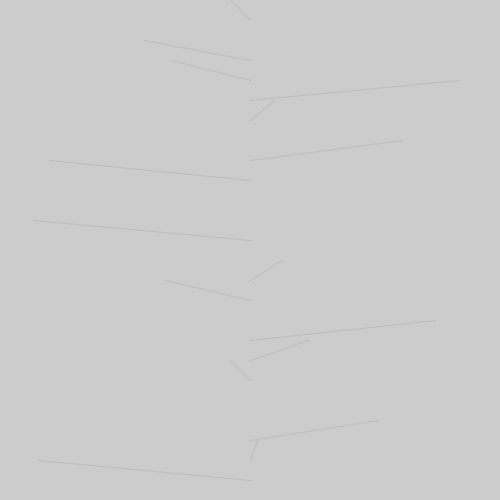
Frame 1 (no input)
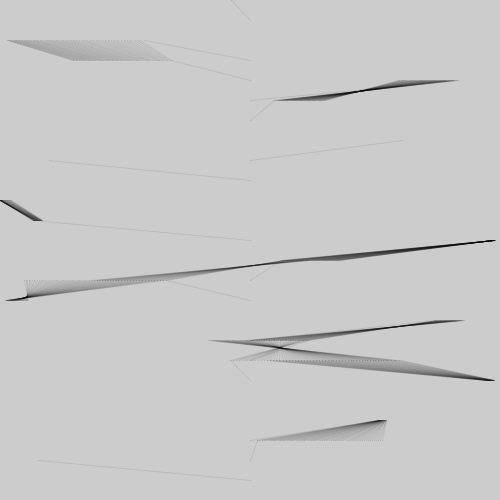
Frame 60 (the mouse pressed at the canvas centre just before this capture)
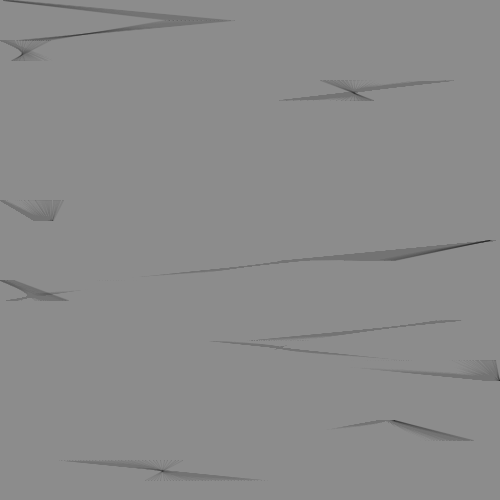
Frame 120 (the mouse held since frame 60 and released just before this capture)

The Processing sketch that drew these frames (run headless with seeded random() and noise(); from frame 60 on, the mouse is pressed at the canvas centre):

// Processing sketch: processing_151570
// ── processing_151570.pde

/*
 * Creative Coding
 * Week 3, 03 - using sin(), cos(), dist() to make a dynamic pattern 
 * by Indae Hwang and Jon McCormack
 * Copyright (c) 2014 Monash University
 *
 * This program allows you to change background color.
 * Press and hold the left mouse button to change color.
 * Use presentation mode( sketch menu > Present or press the shift-comand-r keys together)
 * Press "esc" key to stop running the sktech
 * experiment with changing the value of num and distanceMargin in setup
 */

int     num;     // the number of items in the array
float[] x;       // x-position of point
float[] y;       // y-position
float[] speed;   // speed 
float[] phase;   // phase
int count;

int distanceMargin;
float rowHeight;

// background colour
float red;
float green;
float blue;


void setup() {

  //Fullscreen: to make fullscreen run this sketch with presentation mode ( sketch menu > Present )
  //size(displayWidth, displayHeight);

  //Not fullscreen: fixed window 
   size(500, 500);
   count = 0;


  // change each value below for different visual
  num = 25;
  distanceMargin = 200;

  rowHeight = height/(num-1); // height of each row
  println("rowHeight is:  ", rowHeight);

  // allocate size of arrays
  x = new float[num];
  y = new float[num];
  speed = new float[num];
  phase = new float[num]; 
  


  //setup an initial value for each item in the array
  for (int i=0; i<num; i++) {
    x[i] = width/2; 
    y[i] = rowHeight * i;
    speed[i] = random(1); // returns a random float bewteen 0 and 1
    phase[i] = random(TWO_PI);
    println("speed is:  ", i, speed[i]);
  println("phase is:  ", i, phase[i]);
  }

  red = 0;
  blue = 0;
  green = 0;
}


void draw() {
  // don't clear the screen each frame by calling background()
  // background(128);
  
  fill(255);

  for (int i=0; i<num; i++) {

    float radians = radians(frameCount*speed[i] );

    if (i%2 == 1) { // odd
      x[i] = width/2 + sin(radians + phase[i])* width/2;
      println("x[i] odd is:  ", x[i]);
    }
    else { // even
      x[i] = width/2 + cos(radians + phase[i])* width/2;
      println("x[i] even is:  ", x[i]);
    }
    println("after if else x[i] is:  ", x[i]);


    if (i<num-1) {
      float distance = dist(x[i], y[i], x[i+1], y[i+1]);
      println("distance is:  ", distance);
      println("x, y is:  ", x[i], y[i]);
      if (distance > rowHeight && distance < rowHeight + distanceMargin) {

        stroke(0, 20);
        line(x[i], y[i], x[i+1], y[i+1]);

        // stroke(255);
        point(x[i], y[i]);
        point(x[i+1], y[i+1]);
        println("line and point are drawn from "  + x[i], y[i] + " to " + x[i+1], y[i+1]);
      }
    }
    count = count + 1;
    println("the count is:  ", count);
  }

  if (mousePressed) {
    red = map(mouseX, 0, width, 0, 255);
    green = map(mouseY, 0, height, 0, 255);
    blue = map(mouseX+mouseY, 0, width+height, 255, 0);

    fill(red, green, blue, 10);
    noStroke();
    rect(0, 0, width, height);
    // println("red: "+red+", green: "+green+", blue: "+blue);
  }
}
